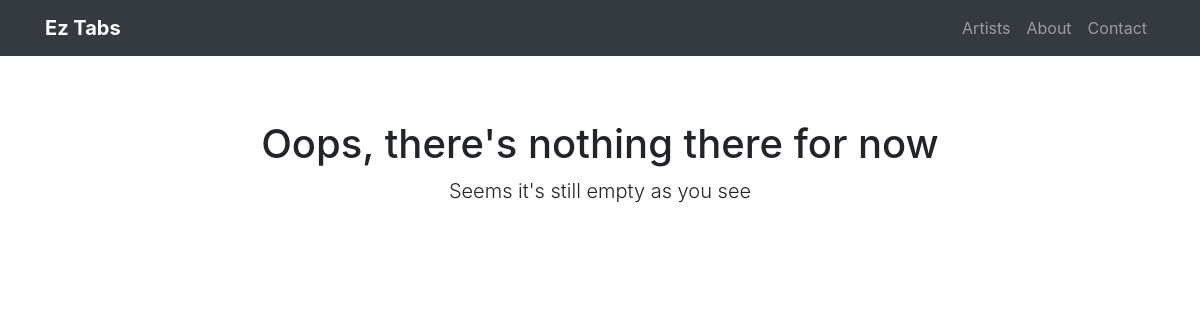
The page /artists/6/albums/songs/ on the database as committed earlier.
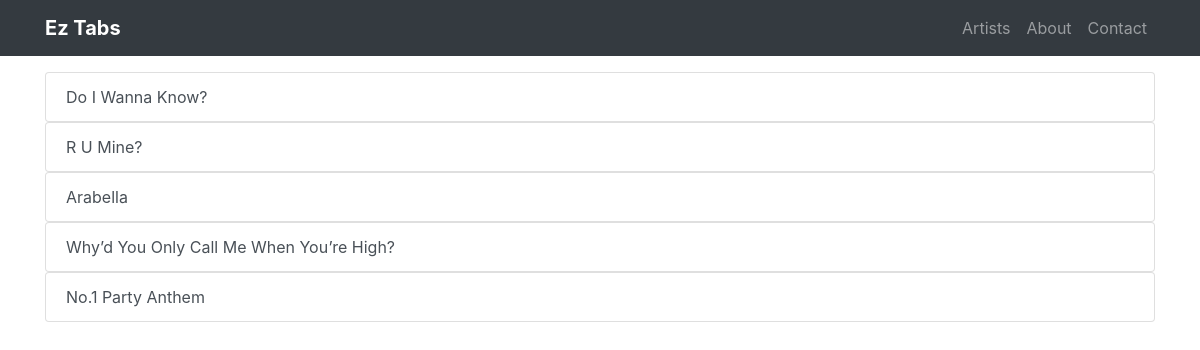
The same page on the database as committed later.
### mainApp/models.py (models this page shows, shortened)
class Song(models.Model):
    album = models.ForeignKey(Album, on_delete=models.CASCADE)
    number = models.IntegerField(default=0)
    song_name = models.CharField(max_length=100)
    link = models.CharField(max_length=300)

### mainApp/views.py (the view)
# urls.py: re_path(r'^artists/(?P<pk>\d+)/albums/songs/$', views.songs_page, name = 'songs_page'),
def songs_page(request, pk):
    songs = Song.objects.filter(album_id=pk)
    return render(request, 'mainApp/songs_page.html', {'songs': songs})

### mainApp/templates/mainApp/songs_page.html (shortened to what this page needs)
<!DOCTYPE html>
{% load staticfiles %}
<html lang="en">
  <head>
    <link href="{% static "vendor/bootstrap/css/bootstrap.min.css" %}" rel="stylesheet">
    <link href="{% static "css/songs.css" %}" rel="stylesheet">
  </head>
  <body>
    <nav class="navbar navbar-expand-lg navbar-dark bg-dark fixed-top">
      <div class="container">
          <a class="navbar-brand" href="{% url "main_page" %}"><strong>Ez Tabs</strong></a>
        <div class="collapse navbar-collapse" id="navbarResponsive">
          <ul class="navbar-nav ml-auto">
              <li class="nav-item">
              <a class="nav-link" href="{% url "view_page" %}">Artists</a>
            </li>
              <li class="nav-item">
              <a class="nav-link" href="{% url "about_page" %}">About</a>
            </li>
            <li class="nav-item">
              <a class="nav-link" href="{% url "contact_page" %}">Contact</a>
            </li>
          </ul>
        </div>
      </div>
    </nav>
    <br>
    <br>
    <br>
    <div class="container">
        {% for song in songs %}
            <ul class="list-group">
                <a href="{{ song.link }}" class="list-group-item list-group-item-action">{{ song.song_name }}</a>
            </ul>
        {% empty %}
            <div class="col-lg-12 text-center">
          <h1 class="mt-5">Oops, there's nothing there for now</h1>
          <p class="lead">Seems it's still empty as you see</p>
        </div>
        {% endfor %}
    </div>
  </body>
</html>

Rows that differ between the two databases and show on the page:
added Song: song_name "Do I Wanna Know?"
added Song: song_name "R U Mine?"
added Song: song_name "Arabella"
added Song: song_name "Why’d You Only Call Me When You’re High?"
added Song: song_name "No.1 Party Anthem"
Other text that changed with them:
text no longer shown: "Oops, there's nothing there for now Seems it's still empty as you see"
